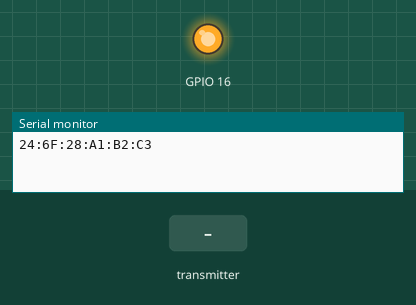
The program below on a simulated ESP32. Parts: output pins drawn as LEDs (lit = HIGH), the last lines printed to the serial monitor. Inputs (shaded band) come from the test bench.

Above: at 1.2 s.
1.3 s: the transmitter starts sending isOpen = 1
At 2.4 s:
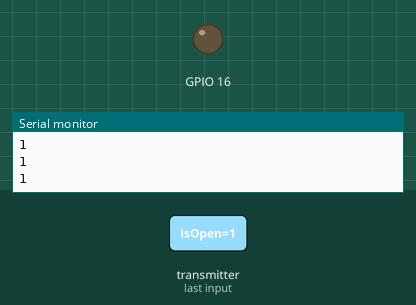
2.8 s: the transmitter starts sending isOpen = 0
At 3.6 s:
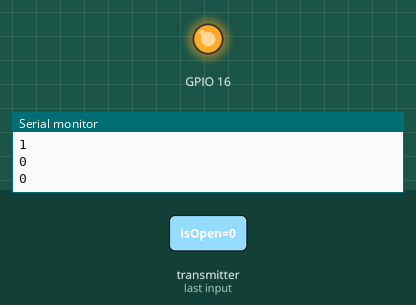
Timing chart, 0 to 5.8 s (numbered marks = the images above; inputs shaded):
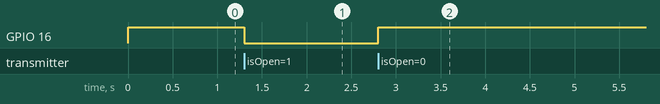

The program:

main.cpp
```cpp
#include <esp_now.h>
#include <WiFi.h>


// A0:DD:6C:04:38:38

// Structure example to receive data
// Must match the sender structure
typedef struct struct_message
{
  bool isOpen;
} struct_message;

// Create a struct_message called myData
struct_message myData;

// callback function that will be executed when data is received
void OnDataRecv(const uint8_t *mac, const uint8_t *incomingData, int len)
{
  memcpy(&myData, incomingData, sizeof(myData));
  Serial.println(myData.isOpen);

  if (myData.isOpen == true)
  {
    digitalWrite(16, LOW);
  }
  else
  {
    digitalWrite(16, HIGH);
  }
}

void setup()
{
  // Initialize Serial Monitor
  Serial.begin(115200);
  pinMode(16, OUTPUT);

  // Set device as a Wi-Fi Station
  WiFi.mode(WIFI_STA);

  // Init ESP-NOW
  if (esp_now_init() != ESP_OK)
  {
    Serial.println("Error initializing ESP-NOW");
    return;
  }
  Serial.println(WiFi.macAddress());

  // Once ESPNow is successfully Init, we will register for recv CB to
  // get recv packer info
  esp_now_register_recv_cb(OnDataRecv);
  digitalWrite(16, HIGH);

}

void loop()
{
  // digitalWrite(16, HIGH);
  // Serial.println("HIGH");
  // delay(5000);
  // digitalWrite(16, LOW);
  // Serial.println("LOW");
  // delay(5000);
}
```

Measured:
- after the input at 1.3 s, GPIO 16: HIGH → LOW at once
- after the input at 2.8 s, GPIO 16: LOW → HIGH at once
